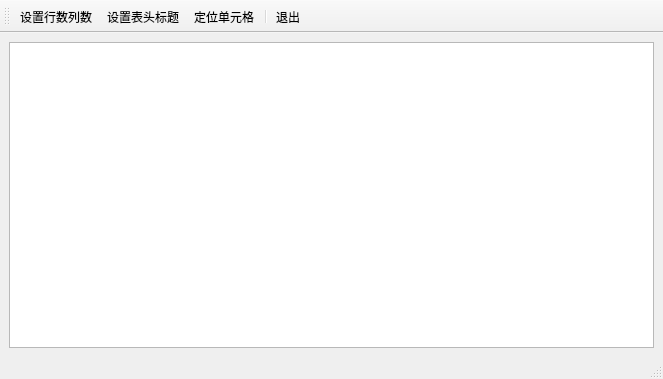
<?xml version="1.0" encoding="UTF-8"?>
<ui version="4.0">
 <class>MainWindow</class>
 <widget class="QMainWindow" name="MainWindow">
  <property name="geometry">
   <rect>
    <x>0</x>
    <y>0</y>
    <width>663</width>
    <height>379</height>
   </rect>
  </property>
  <property name="windowTitle">
   <string>MainWindow</string>
  </property>
  <widget class="QWidget" name="centralwidget">
   <layout class="QGridLayout" name="gridLayout">
    <item row="0" column="0">
     <widget class="QTableView" name="tableView"/>
    </item>
   </layout>
  </widget>
  <widget class="QMenuBar" name="menubar">
   <property name="geometry">
    <rect>
     <x>0</x>
     <y>0</y>
     <width>663</width>
     <height>26</height>
    </rect>
   </property>
  </widget>
  <widget class="QToolBar" name="toolBar">
   <property name="windowTitle">
    <string>toolBar</string>
   </property>
   <property name="toolButtonStyle">
    <enum>Qt::ToolButtonTextUnderIcon</enum>
   </property>
   <attribute name="toolBarArea">
    <enum>TopToolBarArea</enum>
   </attribute>
   <attribute name="toolBarBreak">
    <bool>false</bool>
   </attribute>
   <addaction name="actTab_SetSize"/>
   <addaction name="actTab_SetHeader"/>
   <addaction name="actTab_Locate"/>
   <addaction name="separator"/>
   <addaction name="actFile_Quit"/>
  </widget>
  <widget class="QStatusBar" name="statusBar"/>
  <action name="actTab_SetSize">
   <property name="icon">
    <iconset resource="res.qrc">
     <normaloff>:/images/images/230.bmp</normaloff>:/images/images/230.bmp</iconset>
   </property>
   <property name="text">
    <string>设置行数列数</string>
   </property>
   <property name="toolTip">
    <string>设置表格行数列数</string>
   </property>
  </action>
  <action name="actTab_SetHeader">
   <property name="icon">
    <iconset resource="res.qrc">
     <normaloff>:/images/images/516.bmp</normaloff>:/images/images/516.bmp</iconset>
   </property>
   <property name="text">
    <string>设置表头标题</string>
   </property>
   <property name="toolTip">
    <string>设置表头标题</string>
   </property>
  </action>
  <action name="actFile_Quit">
   <property name="icon">
    <iconset resource="res.qrc">
     <normaloff>:/images/images/132.bmp</normaloff>:/images/images/132.bmp</iconset>
   </property>
   <property name="text">
    <string>退出</string>
   </property>
   <property name="toolTip">
    <string>退出本软件</string>
   </property>
  </action>
  <action name="actTab_Locate">
   <property name="icon">
    <iconset resource="res.qrc">
     <normaloff>:/images/images/304.bmp</normaloff>:/images/images/304.bmp</iconset>
   </property>
   <property name="text">
    <string>定位单元格</string>
   </property>
   <property name="toolTip">
    <string>定位到某个单元格</string>
   </property>
  </action>
 </widget>
 <resources>
  <include location="res.qrc"/>
 </resources>
 <connections>
  <connection>
   <sender>actFile_Quit</sender>
   <signal>triggered()</signal>
   <receiver>MainWindow</receiver>
   <slot>close()</slot>
   <hints>
    <hint type="sourcelabel">
     <x>-1</x>
     <y>-1</y>
    </hint>
    <hint type="destinationlabel">
     <x>268</x>
     <y>114</y>
    </hint>
   </hints>
  </connection>
 </connections>
</ui>
